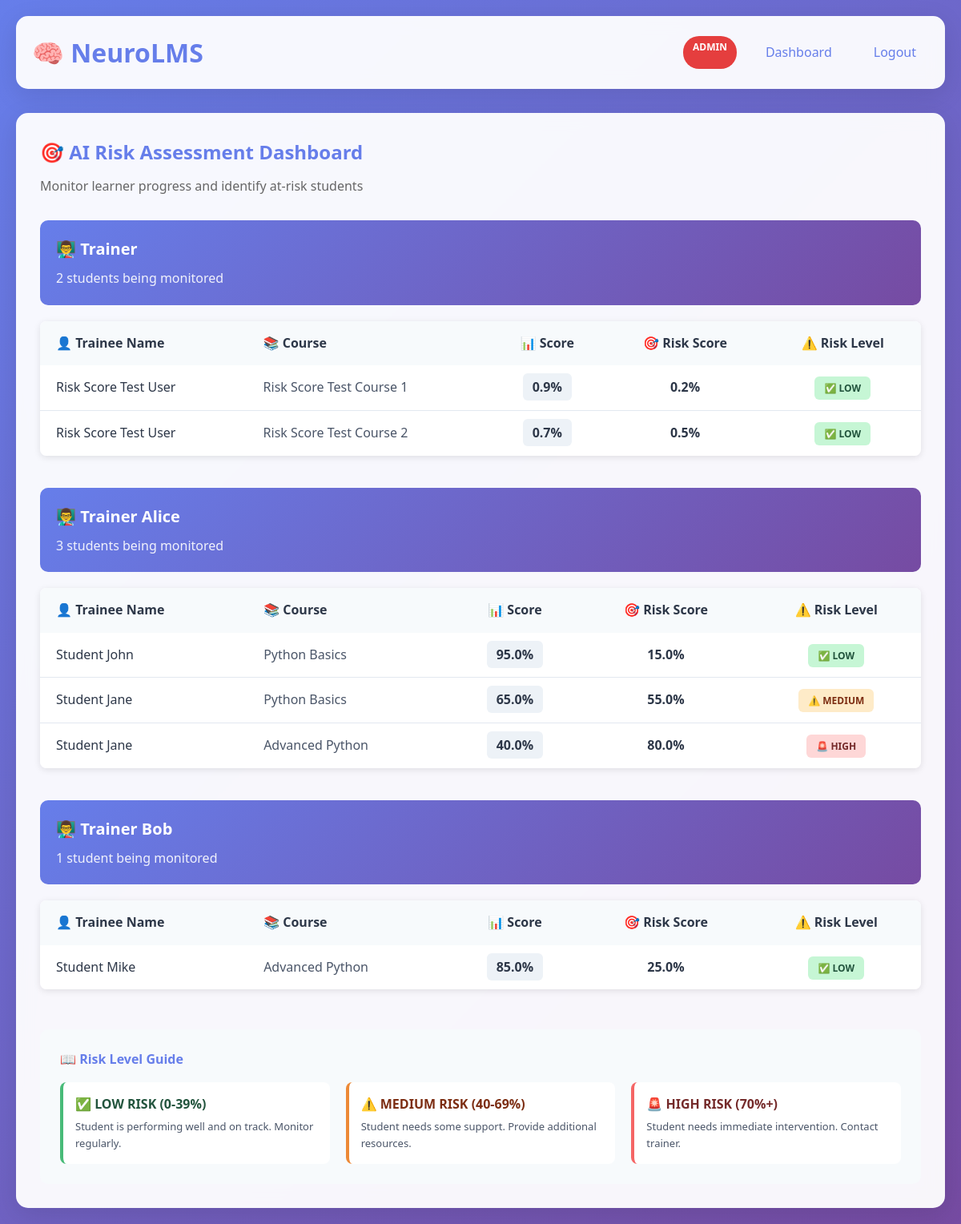
Screenshot of /risk_dashboard (signed in) with the database file from the repository.
### app.py (models this page shows)
class User(db.Model):
    id = db.Column(db.Integer, primary_key=True)
    name = db.Column(db.String(100))
    email = db.Column(db.String(100))
    password = db.Column(db.String(100))
    role = db.Column(db.String(50))
    trainer_id = db.Column(db.Integer, db.ForeignKey('user.id'), nullable=True)
    trainer = db.relationship('User', remote_side=[id], backref='students')

class Course(db.Model):
    id = db.Column(db.Integer, primary_key=True)
    title = db.Column(db.String(200))
    description = db.Column(db.String(500))
    created_by = db.Column(db.Integer)

class UserProgress(db.Model):
    id = db.Column(db.Integer, primary_key=True)
    user_id = db.Column(db.Integer)
    course_id = db.Column(db.Integer, db.ForeignKey('course.id'), nullable=True)
    score = db.Column(db.Float)
    attempts = db.Column(db.Integer)
    time_taken = db.Column(db.Float)
    risk_score = db.Column(db.Float)
    course = db.relationship('Course', backref='user_progress')

### app.py (the view)
@app.route("/risk_dashboard")
def risk_dashboard():
    if session.get("role") != "admin":
        return "Unauthorized Access"
    trainers = User.query.filter_by(role="trainer").all()
    trainer_data = []
    for trainer in trainers:
        trainer_info = {
            "trainer": trainer,
            "students": []
        }
        students = trainer.students
        for student in students:
            progress_records = UserProgress.query.filter_by(user_id=student.id).all()
            for progress in progress_records:
                course = Course.query.get(progress.course_id)
                if progress.risk_score < 40:
                    risk_level = "LOW"
                elif progress.risk_score < 70:
                    risk_level = "MEDIUM"
                else:
                    risk_level = "HIGH"
                trainer_info["students"].append({
                    "student_name": student.name,
                    "course_name": course.title if course else "Unknown Course",
                    "score": progress.score,
                    "risk_score": progress.risk_score,
                    "risk_level": risk_level
                })
        if trainer_info["students"]:  # Only add trainer if they have students with progress
            trainer_data.append(trainer_info)
    return render_template(
        "risk_dashboard.html",
        trainer_data=trainer_data,
        session=session
    )

### templates/risk_dashboard.html (shortened to what this page needs)
{% extends "base.html" %}
{% block content %}
<h2 style="color: #667eea; margin-bottom: 10px;">🎯 AI Risk Assessment Dashboard</h2>
<div style="color: #666; margin-bottom: 30px;">Monitor learner progress and identify at-risk students</div>
<div style="max-width: 1200px; margin: 0 auto;">
    {% if trainer_data %}
        {% for trainer_info in trainer_data %}
        <div style="margin-bottom: 40px;">
            <div style="background: linear-gradient(135deg, #667eea 0%, #764ba2 100%); color: white; padding: 20px; border-radius: 10px; margin-bottom: 20px;">
                <h3 style="margin: 0; font-size: 20px;">👨‍🏫 {{ trainer_info.trainer.name }}</h3>
                <p style="margin: 8px 0 0 0; opacity: 0.9;">{{ trainer_info.students|length }} student{{ 's' if trainer_info.students|length != 1 else '' }} being monitored</p>
            </div>
            <div style="overflow-x: auto; border-radius: 8px; box-shadow: 0 2px 8px rgba(0, 0, 0, 0.1);">
                <table style="width: 100%; border-collapse: collapse; background: white;">
                    <thead>
                        <tr style="background: #f7fafc; border-bottom: 2px solid #e2e8f0;">
                            <th style="padding: 15px 20px; text-align: left; font-weight: 600; color: #2d3748;">👤 Trainee Name</th>
                            <th style="padding: 15px 20px; text-align: left; font-weight: 600; color: #2d3748;">📚 Course</th>
                            <th style="padding: 15px 20px; text-align: center; font-weight: 600; color: #2d3748;">📊 Score</th>
                            <th style="padding: 15px 20px; text-align: center; font-weight: 600; color: #2d3748;">🎯 Risk Score</th>
                            <th style="padding: 15px 20px; text-align: center; font-weight: 600; color: #2d3748;">⚠️ Risk Level</th>
                        </tr>
                    </thead>
                    <tbody>
                        {% for student in trainer_info.students %}
                        <tr style="border-bottom: 1px solid #e2e8f0; transition: background 0.3s ease;" onmouseover="this.style.background='#f7fafc'" onmouseout="this.style.background='white'">
                            <td style="padding: 15px 20px; color: #2d3748; font-weight: 500;">
                                {{ student.student_name }}
                            </td>
                            <td style="padding: 15px 20px; color: #4a5568;">
                                {{ student.course_name }}
                            </td>
                            <td style="padding: 15px 20px; text-align: center; color: #2d3748; font-weight: 600;">
                                <span style="background: #edf2f7; padding: 6px 12px; border-radius: 6px;">
                                    {{ "%.1f"|format(student.score) }}%
                                </span>
                            </td>
                            <td style="padding: 15px 20px; text-align: center; color: #2d3748; font-weight: 600;">
                                {{ "%.1f"|format(student.risk_score) }}%
                            </td>
                            <td style="padding: 15px 20px; text-align: center;">
                                {% if student.risk_level == "LOW" %}
                                    <span style="background: #c6f6d5; color: #22543d; padding: 6px 12px; border-radius: 6px; font-weight: 600; font-size: 12px;">
                                        ✅ {{ student.risk_level }}
                                    </span>
                                {% elif student.risk_level == "MEDIUM" %}
                                    <span style="background: #feebc8; color: #7c2d12; padding: 6px 12px; border-radius: 6px; font-weight: 600; font-size: 12px;">
                                        ⚠️ {{ student.risk_level }}
                                    </span>
                                {% else %}
                                    <span style="background: #fed7d7; color: #742a2a; padding: 6px 12px; border-radius: 6px; font-weight: 600; font-size: 12px;">
                                        🚨 {{ student.risk_level }}
                                    </span>
                                {% endif %}
                            </td>
                        </tr>
                        {% endfor %}
                    </tbody>
                </table>
            </div>
        </div>
        {% endfor %}
    {% else %}
        <div class="card" style="background: #edf2f7; border-left: 4px solid #667eea; text-align: center;">
            <p style="color: #667eea; margin: 0; font-size: 16px;">
                📊 No trainers with student progress data yet. Create courses and quizzes to start monitoring learner risks.
            </p>
        </div>
    {% endif %}
</div>
<div style="margin-top: 50px; padding: 25px; background: #f7fafc; border-radius: 10px; max-width: 1200px; margin-left: auto; margin-right: auto;">
    <h4 style="color: #667eea; margin: 0 0 15px 0;">📖 Risk Level Guide</h4>
    <div style="display: grid; grid-template-columns: repeat(auto-fit, minmax(250px, 1fr)); gap: 20px;">
        <div style="padding: 15px; background: white; border-radius: 8px; border-left: 4px solid #48bb78;">
            <div style="font-weight: 600; color: #22543d; margin-bottom: 5px;">✅ LOW RISK (0-39%)</div>
            <p style="color: #4a5568; margin: 0; font-size: 13px;">Student is performing well and on track. Monitor regularly.</p>
        </div>
        <div style="padding: 15px; background: white; border-radius: 8px; border-left: 4px solid #ed8936;">
            <div style="font-weight: 600; color: #7c2d12; margin-bottom: 5px;">⚠️ MEDIUM RISK (40-69%)</div>
            <p style="color: #4a5568; margin: 0; font-size: 13px;">Student needs some support. Provide additional resources.</p>
        </div>
        <div style="padding: 15px; background: white; border-radius: 8px; border-left: 4px solid #f56565;">
            <div style="font-weight: 600; color: #742a2a; margin-bottom: 5px;">🚨 HIGH RISK (70%+)</div>
            <p style="color: #4a5568; margin: 0; font-size: 13px;">Student needs immediate intervention. Contact trainer.</p>
        </div>
    </div>
</div>
{% endblock %}

### templates/base.html (style rules this page uses)
* { margin: 0; padding: 0; box-sizing: border-box; }
body { font-family: 'Segoe UI', Tahoma, Geneva, Verdana, sans-serif; line-height: 1.6; color: #333; background: linear-gradient(135deg, #667eea 0%, #764ba2 100%); min-height: 100vh; }

### templates/risk_dashboard.html (style rules this page uses)
table tr:last-child { border-bottom: none !important; }

### rows the page displays
User: trainer.name "Trainer"
User: student_name "Risk Score Test User" "Risk Score Test User"
Course: course_name "Risk Score Test Course 1"
UserProgress: score "0.9", risk_score "0.2"
Course: course_name "Risk Score Test Course 2"
UserProgress: score "0.7", risk_score "0.5"
User: trainer.name "Trainer Alice"
User: student_name "Student John"
Course: course_name "Python Basics" "Python Basics"
UserProgress: score "95.0", risk_score "15.0"
User: student_name "Student Jane" "Student Jane"
UserProgress: score "65.0", risk_score "55.0"
Course: course_name "Advanced Python" "Advanced Python"
UserProgress: score "40.0", risk_score "80.0"
User: trainer.name "Trainer Bob"
User: student_name "Student Mike"
UserProgress: score "85.0", risk_score "25.0"

### other values shown
{{ session.role }} "ADMIN"
{{ trainer_info.students|length }} "2" "3" "1"
{{ 's' if trainer_info.students|length != 1 else '' }} "s" "s"
{{ student.risk_level }} "LOW" "LOW" "LOW" "LOW"
{{ student.risk_level }} "MEDIUM"
{{ student.risk_level }} "HIGH"
